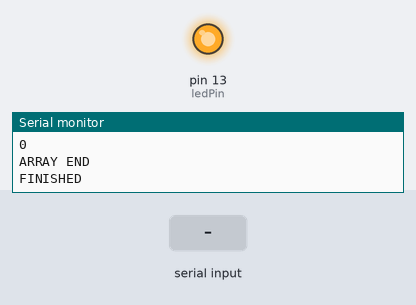
Simulated run of this sketch. Board: Arduino Uno, built with avr-gcc and run on an emulated ATmega328P. Parts: output pins drawn as LEDs (lit = HIGH), the last lines printed to the serial monitor. Inputs (shaded band) come from the test bench.

Above: at 2.8 s.
2.9 s: "90,45\n" received over the second serial link
At 8.5 s:
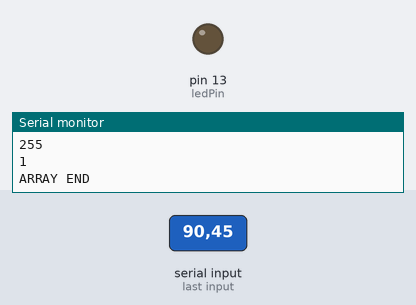
Timing chart, 0 to 21.1 s (numbered marks = the images above; inputs shaded):
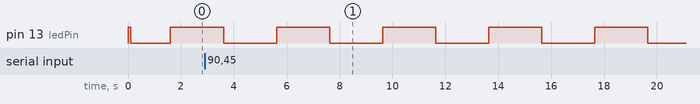

Measured:
- by itself, pin 13 (ledPin): alternates HIGH for 2.0 s and LOW for 2.0 s

The sketch:

Roomba_Test_noClass.ino
```cpp
/*
 * RoombaBumpTurn
 * --------------
 * Implement the RoombaComm BumpTurn program in Arduino
 * A simple algorithm that allows the Roomba to drive around
 * and avoid obstacles.
 *
 * Arduino pin 10 (RX) is connected to Roomba TXD
 * Arduino pin 11 (TX) is connected to Roomba RXD
 *
 * Updated 20 November 2006
 * - changed Serial.prints() to use single print(v,BYTE) calls instead of
 *    character arrays until Arduino settles on a style of raw byte arrays
 *
 * Created 1 August 2006
 * copyleft 2006 Tod E. Kurt <tod@todbot.com>
 * http://hackingroomba.com/
 */

int ledPin = 13;
char sensorbytes[10];
double t1, t2;

#define bumpright (sensorbytes[0] & 0x01)
#define bumpleft  (sensorbytes[0] & 0x02)
#include <SoftwareSerial.h>

SoftwareSerial mySerial(10, 11); //RX, TX


void setup() {
//  pinMode(txPin,  OUTPUT);
//  pinMode(ddPin,  OUTPUT);   // sets the pins as output

  pinMode(ledPin, OUTPUT);   // sets the pins as output
  Serial.begin(115200); //default rate
  Serial.println("STARTED");
  mySerial.begin(115200); //default baud rate
  t1 = millis();

  digitalWrite(ledPin, HIGH); // say we're alive

  //start robot
  start();
  Serial.println("ROOMBA INIT");
  digitalWrite(ledPin, LOW);
  turn(-1, 500);
  delay(1000);

  /*
  // wake up the robot
  digitalWrite(ddPin, HIGH);
  delay(100);
  digitalWrite(ddPin, LOW);
  delay(500);
  digitalWrite(ddPin, HIGH);
  delay(2000);
  // set up ROI to receive commands
  Serial.print(128, BYTE);  // START
  delay(50);
  Serial.print(130, BYTE);  // CONTROL
  delay(50);
  digitalWrite(ledPin, LOW);  // say we've finished setup
  (*/
}

void update(){
  if(mySerial.available()){
    Serial.write(mySerial.read());
    t2 = millis()-t1;
  }
}

void loop() {
  update();
  digitalWrite(ledPin, HIGH);
  turn(1, 1000);

  delay(1000);
  digitalWrite(ledPin, LOW);
  turn(-1, 1000);
  delay(1000);

  /*
  digitalWrite(ledPin, HIGH); // say we're starting loop
  updateSensors();
  digitalWrite(ledPin, LOW);  // say we're after updateSensors
  if(bumpleft) {
    turn(-1, 500);
  }
  else if(bumpright) {
    turn(1, 500);
  }
  goForward();*/
}

void intToHexBytes(byte returnArray[], int num,  int arrLength =2){
  String numString = "";
  int targetLength = 4;//4 is the length we want to break into high and low bytes
  if(num >= 0){
    numString = String(num, HEX);
    while(numString.length() < targetLength){
      numString = "0"+numString;
    }
  }
  else{
    numString = String(-num, HEX);
    while(numString.length() < targetLength){
      numString = "0"+numString;
    }
    String newString = "";
    for(int x = 0; x < numString.length(); x++){
        char temp[] = {numString[x]};
        int digit = 15 - (int)(strtol(temp, NULL, 16)); // # F - positive hex digit to convert to neg
        if(x == (numString.length()-1)){
          digit += 1;
        }
        newString += String(digit, HEX);
    }
    numString = newString;

  }
  char tempByte[2];
  numString.substring(0,2).toCharArray(tempByte, 3);
  returnArray[0] = (int)strtol(tempByte, NULL, 16);
  numString.substring(2).toCharArray(tempByte, 3);
  returnArray[1] = (int)strtol(tempByte, NULL, 16);
}

void printArray(byte array[], int len){
  Serial.println("ARRAY START:");
  for (int i = 0; i < len; i+= 1){
    Serial.println(array[i]);
  }
  Serial.println("ARRAY END");
}

void writeArray(byte bArray[], int len){
  mySerial.write(bArray, len);
}

void start(){
  byte dataArray[] = {128,131};
  writeArray(dataArray, 2);
  delay(100);
}

void turn(float power, int duration){//1 is clockwise, -1 counter
  if(abs(power) > 1){
    Serial.println("TOO MUCH TURN POWER");
    return;
  }
  int pairSize = 2;
  int dataSize = 5;
  int index = 0;
  byte dataArray[dataSize];
  int max_pwm = 255;
  dataArray[index++] = 146;
  byte tempArray[pairSize];
  int speed = power*max_pwm;
  intToHexBytes(tempArray, -speed, pairSize);
  memcpy(dataArray + index, tempArray, pairSize);
  index += pairSize;
  intToHexBytes(tempArray, speed, pairSize);
  memcpy(dataArray + index, tempArray, pairSize);
  index += pairSize;

  printArray(dataArray, dataSize);
  writeArray(dataArray, dataSize);

  delay(duration);
  Serial.println("FINISHED");
  if(abs(power) > 0){
    stopRobot();
  }
}


void stopRobot(){
  turn(0,0);
}


/*
void moveRobot(int power, int angle){
  int index = 0;
  int max_speed = 500;
  byte dataArray[5];
  dataArray[index++] = 137;
  angleArray = []
  if (angle == 0):
      angleArray += [127, 255]

  speedArray = intToHexBytes(power* max_speed)
  dataArray += (speedArray + angleArray)
  writeArray(dataArray)
}
void goForward() {
  moveRobot(1, 0);
}
void goBackward() {
  mySerial.write(137);   // DRIVE
  mySerial.write(0xff);   // 0xff38 == -200
  mySerial.write(0x38);
  mySerial.write(0x80);
  mySerial.write(0x00);
}
void spinLeft() {
  mySerial.write(137);   // DRIVE
  mySerial.write(0x00);   // 0x00c8 == 200
  mySerial.write(0xc8);
  mySerial.write(0x00);
  mySerial.write(0x01);   // 0x0001 == spin left
}
void spinRight() {
  mySerial.write(137);   // DRIVE
  mySerial.write(0x00);   // 0x00c8 == 200
  mySerial.write(0xc8);
  mySerial.write(0xff);
  mySerial.write(0xff);   // 0xffff == -1 == spin right
}
void updateSensors() {
  mySerial.write(142);
  mySerial.write(1);  // sensor packet 1, 10 bytes
  delay(100); // wait for sensors
  char i = 0;
  while(mySerial.available()) {
    int c = mySerial.read();
    if( c==-1 ) {
      for( int i=0; i<5; i ++ ) {   // say we had an error via the LED
        digitalWrite(ledPin, HIGH);
        delay(50);
        digitalWrite(ledPin, LOW);
        delay(50);
      }
    }
    sensorbytes[i++] = c;
  }
}
*/
```
